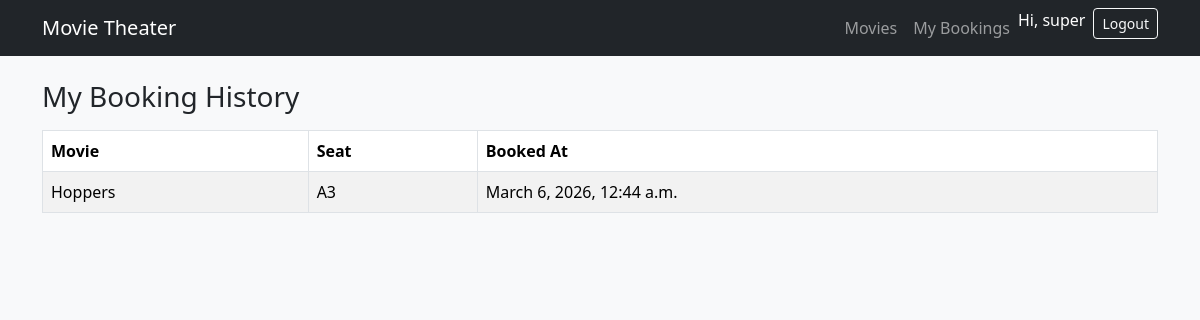
Page /my-bookings/ (signed in) on the committed database.
### bookings/models.py (models this page shows, shortened)
class Booking(models.Model):
    movie = models.ForeignKey(Movie, on_delete=models.CASCADE)
    seat = models.ForeignKey(Seat, on_delete=models.CASCADE)
    user = models.ForeignKey(User, on_delete=models.CASCADE)
    booking_date = models.DateTimeField(auto_now_add=True)

class Movie(models.Model):
    title = models.CharField(max_length=255) #the title, max 255 char
    description = models.TextField() #the description
    release_date = models.DateField() #the release date
    duration = models.IntegerField(help_text="Duration in minutes") #and the duration

class Seat(models.Model):
    seat_number = models.CharField(max_length=10) #the seat number, max 10 char
    is_booked = models.BooleanField(default=False) #and if it has been booked, this is defaulted to false for all new seats.

### bookings/views.py (the view)
# urls.py: path("my-bookings/", views.booking_history_page, name="booking_history"),
@login_required
def booking_history_page(request):
    bookings = Booking.objects.filter(user=request.user).order_by("-booking_date")
    return render(request, "bookings/booking_history.html", {"bookings": bookings})

### bookings/templates/bookings/booking_history.html (shortened to what this page needs)
{% extends "bookings/base.html" %}
{% block content %}
  <h1 class="h3 mb-3">My Booking History</h1>
  {% if bookings %}
    <div class="table-responsive">
      <table class="table table-striped table-bordered bg-white">
        <thead>
          <tr>
            <th>Movie</th>
            <th>Seat</th>
            <th>Booked At</th>
          </tr>
        </thead>
        <tbody>
          {% for b in bookings %}
            <tr>
              <td>{{ b.movie.title }}</td>
              <td>{{ b.seat.seat_number }}</td>
              <td>{{ b.booking_date }}</td>
            </tr>
          {% endfor %}
        </tbody>
      </table>
    </div>
  {% else %}
    <div class="alert alert-info">No bookings yet.</div>
  {% endif %}
{% endblock %}

### bookings/templates/bookings/base.html (shortened to what this page needs)
<!doctype html>
<html lang="en">
  <head>
    <link href="https://cdn.jsdelivr.net/npm/bootstrap@5.3.3/dist/css/bootstrap.min.css" rel="stylesheet">
  </head>
  <body class="bg-light">
    <nav class="navbar navbar-expand-lg navbar-dark bg-dark">
      <div class="container">
        <a class="navbar-brand" href="{% url 'movie_list' %}">Movie Theater</a>
        <div class="collapse navbar-collapse">
          <ul class="navbar-nav ms-auto">
            <li class="nav-item">
              <a class="nav-link" href="{% url 'movie_list' %}">Movies</a>
            </li>
            <li class="nav-item">
              <a class="nav-link" href="{% url 'booking_history' %}">My Bookings</a>
            </li>
            {% if user.is_authenticated %}
              <li class="nav-item">
                <span class="navbar-text text-white me-2">Hi, {{ user.username }}</span>
              </li>
              <li class="nav-item">
                <form method="post" action="{% url 'logout' %}">
                  <button class="btn btn-outline-light btn-sm" type="submit">Logout</button>
                </form>
              </li>
            {% else %}
              <li class="nav-item">
                <a class="btn btn-outline-light btn-sm" href="{% url 'login' %}">Login</a>
              </li>
            {% endif %}
          </ul>
        </div>
      </div>
    </nav>
    <main class="container py-4">
      {% block content %}{% endblock %}
    </main>
  </body>
</html>

### rows in the picture
Booking: movie "Hoppers", seat.seat_number "A3", booking_date "March 6, 2026, 12:44 a.m."

### other values in the picture
{{ user.username }} "super"
